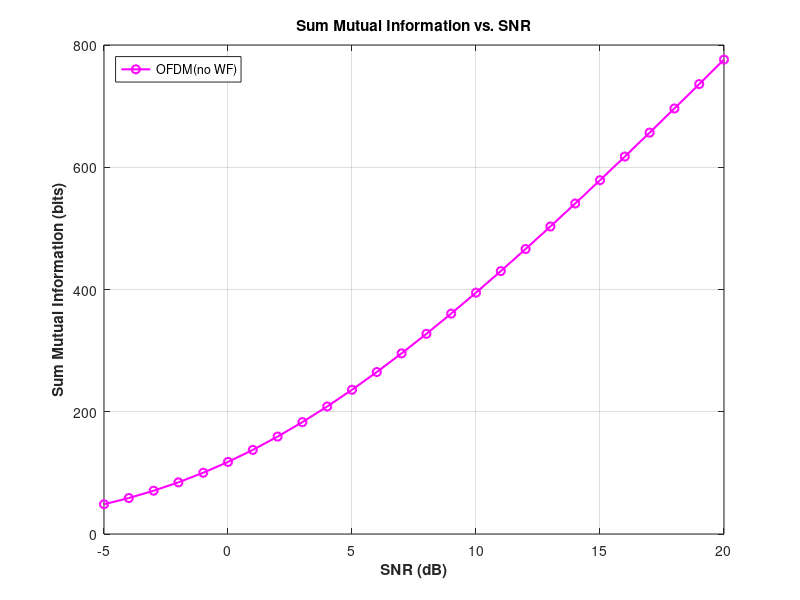
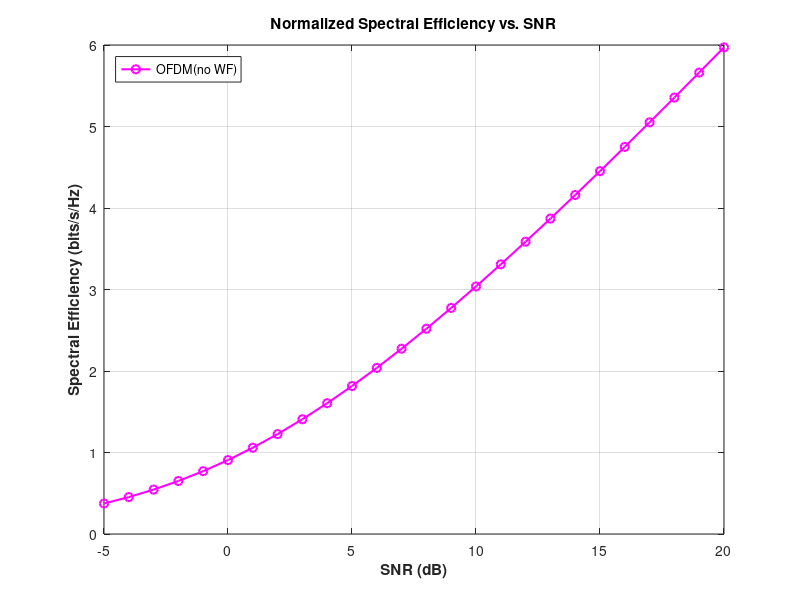

Reproduce these figures in MATLAB, in order.

clc;


%% Parameters
L = 2;
K = 128;
total_len = K + L;
h = [0.16 + 0.26i, 0.55 + 0.09i, -0.67 - 0.39i];  % Channel taps h[0], h[1], h[2]
h_zp = [h, zeros(1, K - length(h))];              % Zero pad to length K
H_k = fft(h_zp);                                  % K-point DFT
H_gain = abs(H_k).^2;                             % |H[k]|^2

%% SNR sweep
snr_dB = -5:1:20;
sum_mi_equal = zeros(size(snr_dB));
spectral_eff_equal = zeros(size(snr_dB));

for idx = 1:length(snr_dB)
    SNR = 10^(snr_dB(idx)/10);

    % Equal power allocation: P[k] = 1 for all k
    sum_mi_equal(idx) = sum(log2(1 + SNR * H_gain));      % No waterfilling
    spectral_eff_equal(idx) = sum_mi_equal(idx) / (K + L);  % Normalize for CP overhead
end

%% Plot

% Plot
figure(5);
plot(snr_dB, sum_mi_equal, '-mo', 'LineWidth', 1.5);
xlabel('SNR (dB)', 'FontWeight','bold');
ylabel('Sum Mutual Information (bits)', 'FontWeight','bold');
legend('OFDM(no WF)', 'Location', 'NorthWest');
title('Sum Mutual Information vs. SNR', 'FontWeight','bold');

grid on;
figure(6);
plot(snr_dB, spectral_eff_equal, '-mo', 'LineWidth', 1.5);
xlabel('SNR (dB)', 'FontWeight','bold');
ylabel('Spectral Efficiency (bits/s/Hz)', 'FontWeight','bold');
legend('OFDM(no WF)', 'Location', 'NorthWest');
title('Normalized Spectral Efficiency vs. SNR', 'FontWeight','bold');
grid on;
